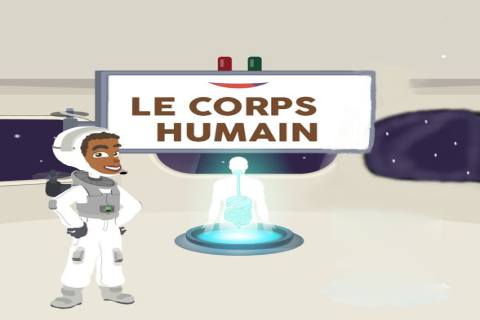
#> input picture Pour les apprenti docteur/converti/GCDGFVH - Copie.png, 480 x 320 px, given in place of the camera
$ python 'projet power point.py'
#> lines starting #> are read from the running program, lines starting #| are printed output that depends on the picture; after the words box and inside, x2 and y2 are one past the last pixel; in counts of white or black regions, pixels touching at a corner belong together
import os
import sys
import time
import numpy as np
import cv2

cap=cv2.VideoCapture(0)


kernel_blur=5
seuil=15
surface=1000
ret, originale=cap.read()
#> originale is the input picture: shape (320, 480, 3); mean B, G, R 194.6, 200.6, 203.2
originale=cv2.cvtColor(originale, cv2.COLOR_BGR2GRAY)
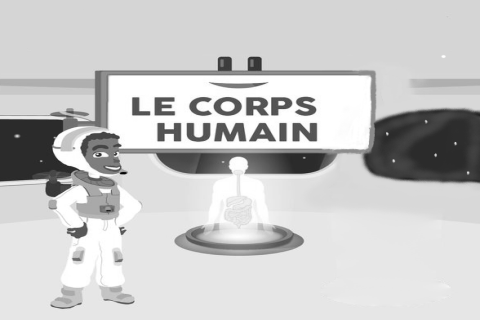
#> originale: shape (320, 480); min 3, max 255, mean 200.8
originale=cv2.GaussianBlur(originale, (kernel_blur, kernel_blur), 0)
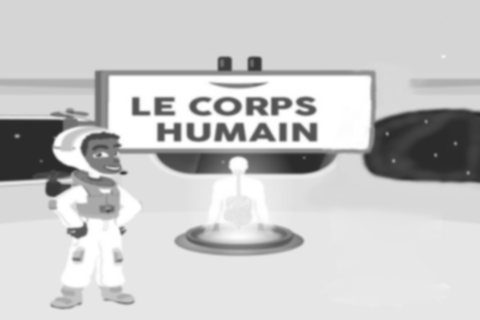
#> originale: shape (320, 480); min 42, max 255, mean 200.8
kernel_dilate=np.ones((5, 5), np.uint8)
while True:
    ret, frame=cap.read()
    gray=cv2.cvtColor(frame, cv2.COLOR_BGR2GRAY)
    gray=cv2.GaussianBlur(gray, (kernel_blur, kernel_blur), 0)
    mask=cv2.absdiff(originale, gray)
#> mask: shape (320, 480); every value is 0
    mask=cv2.threshold(mask, seuil, 255, cv2.THRESH_BINARY)[1]
    mask=cv2.dilate(mask, kernel_dilate, iterations=3)
    contours, nada=cv2.findContours(mask, cv2.RETR_EXTERNAL, cv2.CHAIN_APPROX_SIMPLE)
#> contours = []; nada = None
    frame_contour=frame.copy()
    for c in contours:
        cv2.drawContours(frame_contour, [c], 0, (0, 255, 0), 5)
        if cv2.contourArea(c)<surface:
            continue
        x, y, w, h=cv2.boundingRect(c)
        cv2.rectangle(frame, (x, y), (x+w, y+h), (0, 0, 255), 2)
#> this loop made 0 passes
    originale=gray
    cv2.putText(frame, "[o|l]seuil: {:d}  [p|m]blur: {:d}  [i|k]surface: {:d}".format(seuil, kernel_blur, surface), (10, 30), cv2.FONT_HERSHEY_COMPLEX_SMALL, 1, (0, 255, 255), 2)
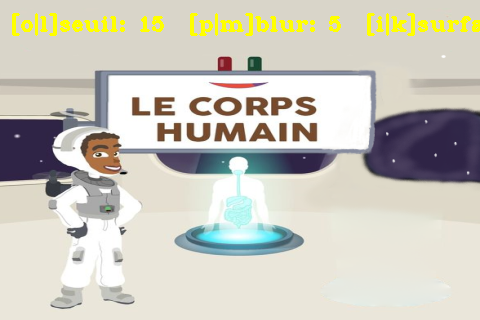
#> frame: shape (320, 480, 3); 2.14% of pixels changed, all inside (x1, y1, x2, y2) = (12, 13, 480, 36)
    cv2.imshow("frame", frame)
    cv2.imshow("contour", frame_contour)
    cv2.imshow("mask", mask)
    intrus=0
    key=cv2.waitKey(30)&0xFF
#> (key q is pressed here)
    if key==ord('q'):
        break
    if key==ord('p'):
        kernel_blur=min(43, kernel_blur+2)
    if key==ord('m'):
        kernel_blur=max(1, kernel_blur-2)
    if key==ord('i'):
        surface+=1000
    if key==ord('k'):
        surface=max(1000, surface-1000)
    if key==ord('o'):
        seuil=min(255, seuil+1)
    if key==ord('l'):
        seuil=max(1, seuil-1)

cap.release()
cv2.destroyAllWindows()
